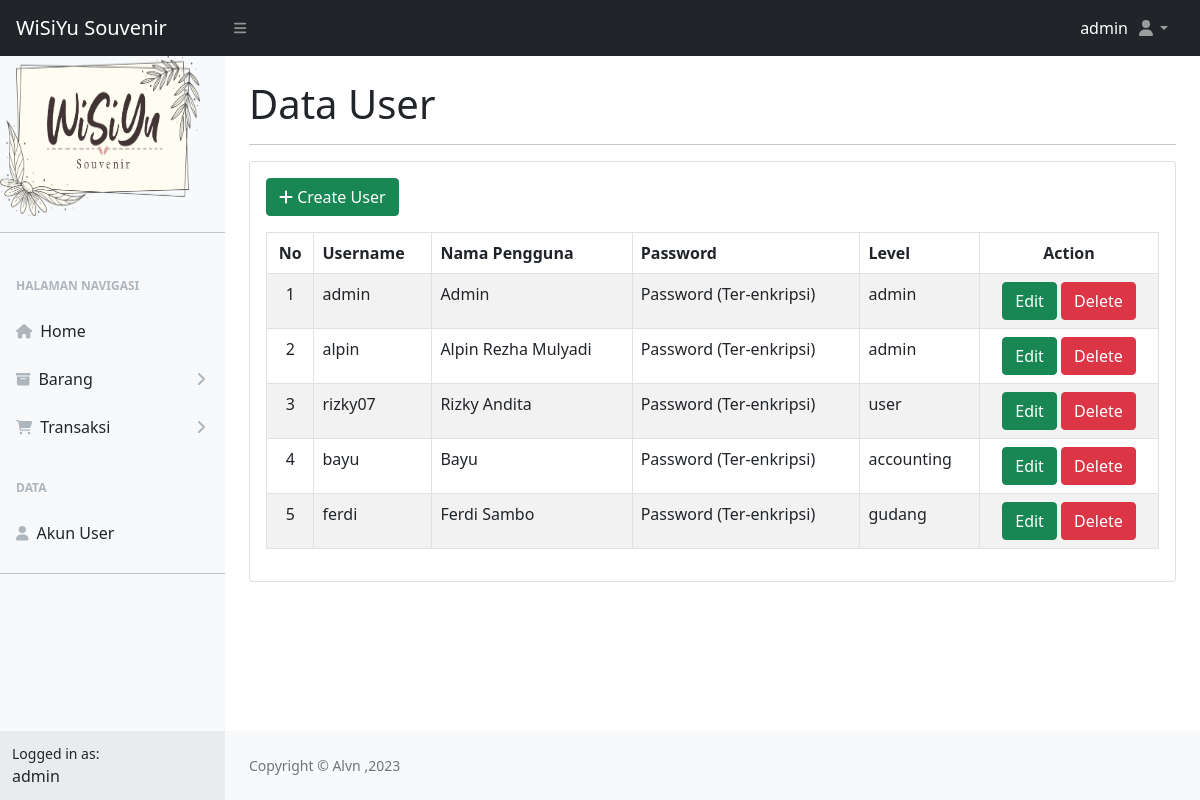
Page /data_akun.php (signed in) on the committed database.
### tables this page shows
CREATE TABLE `user` (
  `id` int(11) NOT NULL,
  `username` varchar(30) NOT NULL,
  `nama` varchar(100) NOT NULL,
  `password` varchar(100) NOT NULL,
  `level` varchar(35) NOT NULL
);

### data_akun.php (the view, shortened to what this page needs)
<?php
include("config/function.php");
$data_akun = mysqli_query($conn,"SELECT * FROM user ORDER BY id");
?>
<!DOCTYPE html>
<html lang="en">
    <head>
        <link href="https://cdn.jsdelivr.net/npm/simple-datatables@latest/dist/style.css" rel="stylesheet" />
        <link href="css/styles.css" rel="stylesheet" />
    </head>
    <body class="sb-nav-fixed">
        <nav class="sb-topnav navbar navbar-expand navbar-dark bg-dark">
            <a class="navbar-brand ps-3" href="">WiSiYu Souvenir</a>
            <button class="btn btn-link btn-sm order-1 order-lg-0 me-4 me-lg-0" id="sidebarToggle" href="#!"><i class="fas fa-bars"></i></button>
            <p class="d-none d-md-inline-block form-inline ms-auto me-0 my-2 my-md-0 text-white">
            <?php echo $_SESSION['username']?>
            </p>
            <ul class="navbar-nav ms-auto ms-md-0 me-3 me-lg-4">
                <li class="nav-item dropdown">
                    <a class="nav-link dropdown-toggle" id="navbarDropdown" href="#" role="button" data-bs-toggle="dropdown" aria-expanded="false"><i class="fas fa-user fa-fw"></i></a>
                </li>
            </ul>
        </nav>
        <div id="layoutSidenav">
            <div id="layoutSidenav_nav">
            <nav class="sb-sidenav accordion sb-sidenav-light" id="sidenavAccordion">
                    <div class="sb-sidenav-menu">
                        <div class="nav">
                        <img src="img/logo1.png" alt="rounded-circle" class="text-center" height="160" width="200">
                            <hr>
                        <div class="sb-sidenav-menu-heading">Halaman Navigasi</div>
                            <a class="nav-link" href="home.php">
                                <div class="sb-nav-link-icon"><i class="fas fa-home"></i></div>
                                Home
                            </a>
                            <?php if ($_SESSION['level'] == 'admin' || $_SESSION['level'] == 'gudang'):?>
                            <a class="nav-link collapsed" href="#" data-bs-toggle="collapse" data-bs-target="#collapseLayouts" aria-expanded="false" aria-controls="collapseLayouts">
                                <div class="sb-nav-link-icon"><i class="fas fa-box-archive"></i></div>
                                Barang
                                <div class="sb-sidenav-collapse-arrow"><i class="fas fa-angle-down"></i></div>
                            </a>
                            <?php endif; ?>
                            <?php if ($_SESSION['level'] == 'admin' || $_SESSION['level'] == 'accounting') :?>
                            <a class="nav-link collapsed" href="#" data-bs-toggle="collapse" data-bs-target="#transaksi" aria-expanded="false" aria-controls="collapseLayouts">
                                <div class="sb-nav-link-icon"><i class="fas fa-cart-shopping"></i></div>
                                Transaksi
                                <div class="sb-sidenav-collapse-arrow"><i class="fas fa-angle-down"></i></div>
                            </a>
                            <?php endif; ?>
                            <?php if ($_SESSION['level'] == 'admin') :?>
                            <div class="sb-sidenav-menu-heading">Data</div>
                            <a class="nav-link" href="data_akun.php">
                                <div class="sb-nav-link-icon"><i class="fas fa-user"></i></div>
                                Akun User
                            </a>
                            <?php endif; ?>
                            <hr>
                        </div>
                    </div>
                    <div class="sb-sidenav-footer">
                        <div class="small">Logged in as:</div>
                        <?php echo $_SESSION['level']?>
                    </div>
                </nav>
            </div>
            <div id="layoutSidenav_content">
                <main>
                    <div class="container-fluid px-4">
                        <h1 class="mt-4">Data User</h1>
                        <hr>
                        <div class="card mb-4">
                            <div class="card-body">
                            <table class="table table-bordered table-striped mt-3">
                                <button type="button" class="btn btn-success" data-bs-toggle="modal" data-bs-target="#ModalTambah"><i class="fas fa-plus"></i> Create User </button>
                                <thead>
                                    <tr>
                                        <th scope='col' class="text-center">No</th>
                                        <th scope='col'>Username</th>
                                        <th scope='col'>Nama Pengguna</th>
                                        <th scope='col'>Password</th>
                                        <th scope='col'>Level</th>
                                        <th scope='col' class="text-center">Action</th>
                                    </tr>
                                </thead>
                                <tbody>
                                    <?php $no =1; ?>
                                    <?php foreach ($data_akun as $akun) : ?>
                                            <tr>
                                            <td scope="row" class="text-center"><?= $no++; ?></td>
                                            <td scope="row"><?= $akun['username']; ?></td>
                                            <td scope="row"><?= $akun['nama']; ?></td>
                                            <td scope="row">Password (Ter-enkripsi)</td>
                                            <td scope="row"><?= $akun['level']; ?></td>
                                            <td scope="row" class="text-center">
                                                <button type="button" class="btn btn-success" data-bs-toggle="modal"
                                                data-bs-target="#ModalEdit<?= $akun['id']; ?>">Edit</button>
                                                <button type="button" class="btn btn-danger" data-bs-toggle="modal"
                                                data-bs-target="#ModalHapus<?= $akun['id']; ?>">Delete</button>
                                            </td>
                                        </tr>
                                    <?php endforeach; ?>
                                </tbody>
                            </table>
                            </div>
                        </div>
                    </div>
                </main>
                <footer class="py-4 bg-light mt-auto">
                    <div class="container-fluid px-4">
                        <div class="d-flex align-items-center justify-content-between small">
                            <div class="text-muted">Copyright &copy; Alvn ,2023</div>
                        </div>
                    </div>
                </footer>
            </div>
        </div>
    </body>
</html>

### rows in the picture
user: username "admin", nama "Admin", level "admin"
user: username "alpin", nama "Alpin Rezha Mulyadi", level "admin"
user: username "rizky07", nama "Rizky Andita", level "user"
user: username "bayu", nama "Bayu", level "accounting"
user: username "ferdi", nama "Ferdi Sambo", level "gudang"

### other values in the picture
$_SESSION['username'] "admin"
$_SESSION['level'] "admin"
